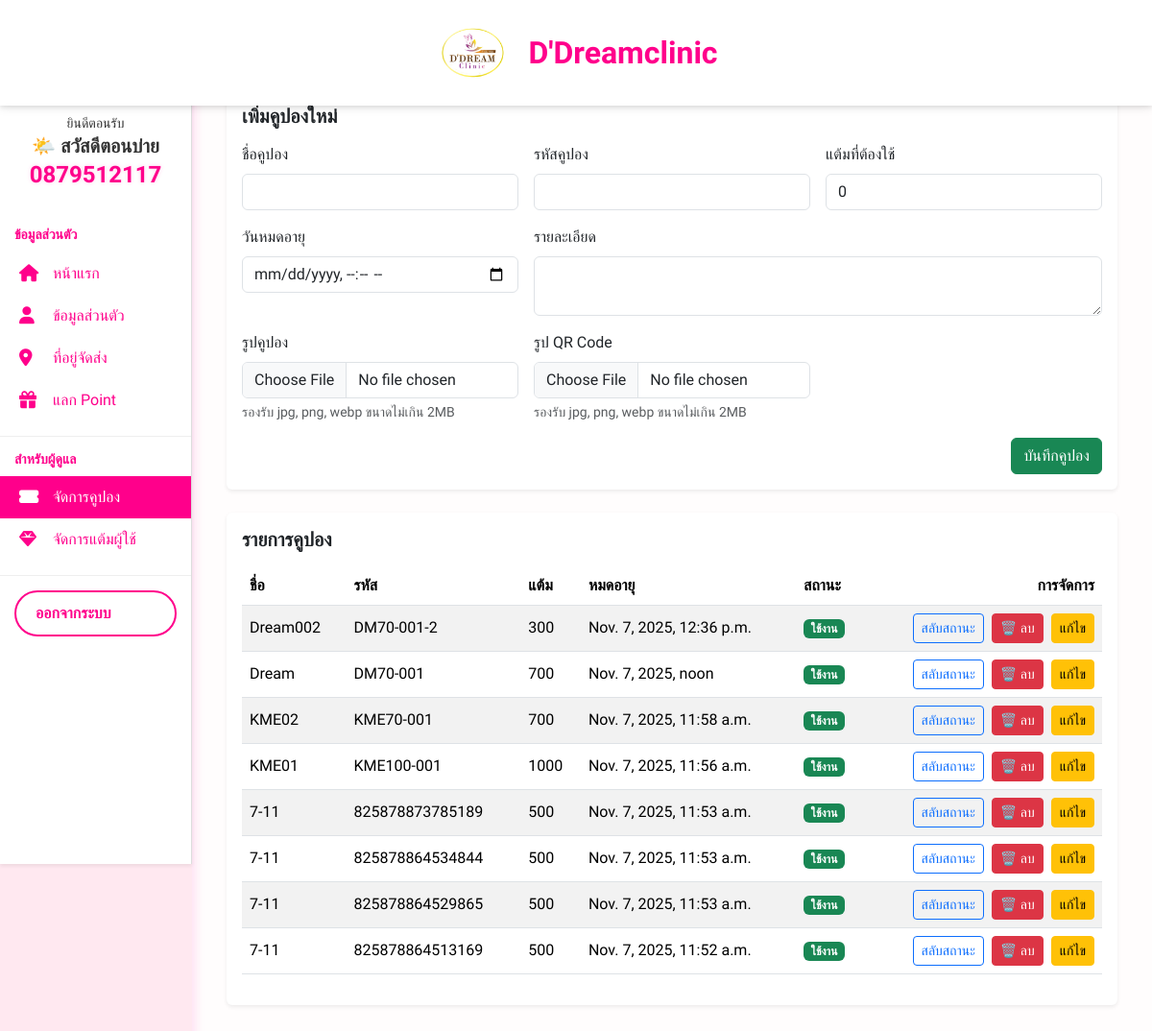
Before: /account/coupon/ (signed in) with the older database file.
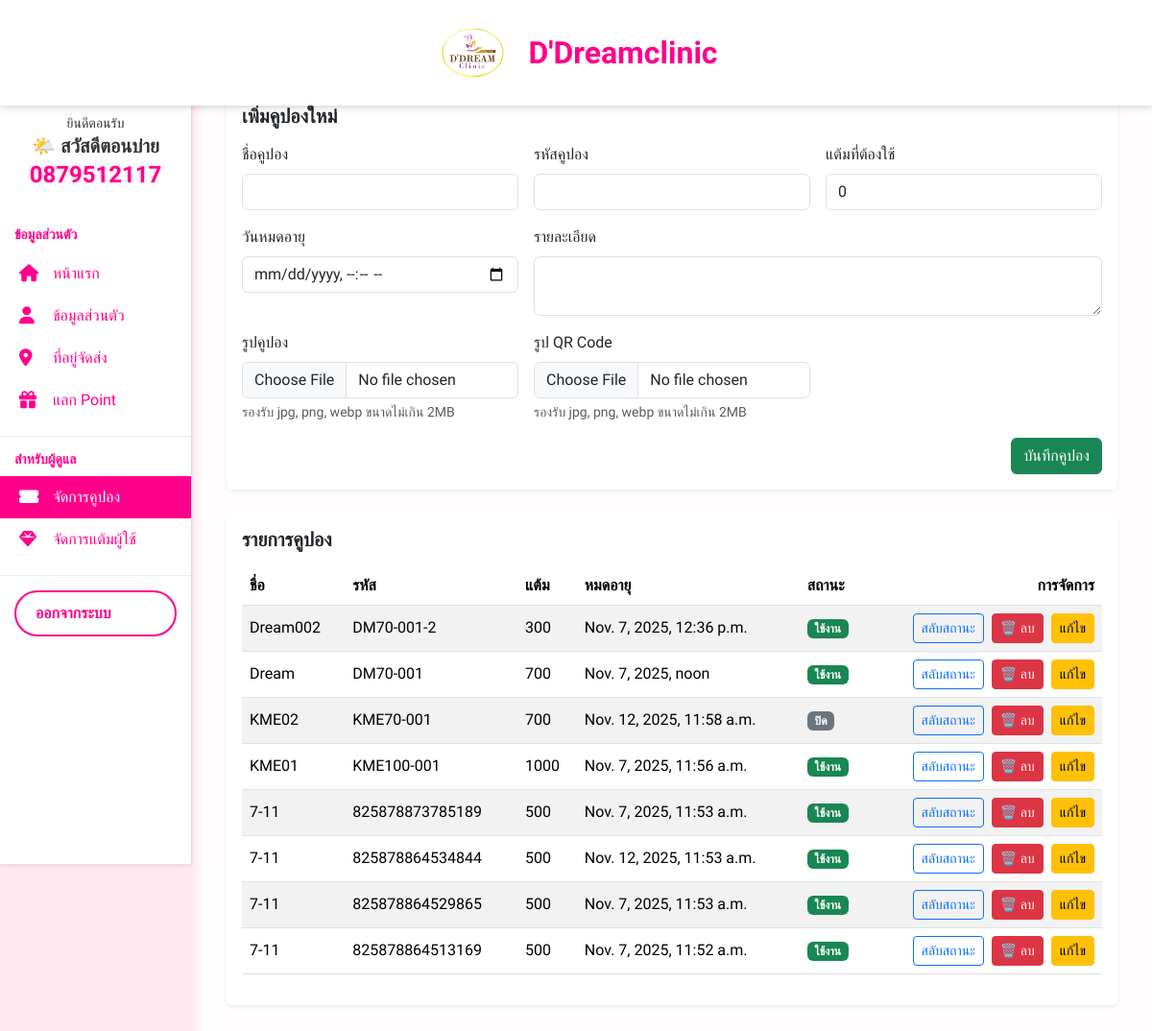
After: the same page with the newer database file.
### account/models.py (models this page shows, shortened)
class User(AbstractUser):
    phone = models.CharField(max_length=10, unique=True)
    username = models.CharField(max_length=150, blank=True, null=True)
    USERNAME_FIELD = 'phone'
    REQUIRED_FIELDS = []

class Coupon(models.Model):
    PERCENT = "PERCENT"
    FIXED   = "FIXED"
    DISCOUNT_TYPE_CHOICES = [
        (PERCENT, "เปอร์เซ็นต์"),
        (FIXED,   "จำนวนเงินคงที่"),
    ]
    name = models.CharField(max_length=100)
    code = models.CharField(max_length=40, unique=True, db_index=True)
    discount_type = models.CharField(max_length=10, choices=DISCOUNT_TYPE_CHOICES)
    discount_value = models.DecimalField(
        max_digits=10, decimal_places=2,
        validators=[MinValueValidator(0)]
    )
    percent_max_discount = models.DecimalField(
        max_digits=10, decimal_places=2, null=True, blank=True,
        help_text="จำกัดส่วนลดสูงสุดเมื่อเป็นเปอร์เซ็นต์ (ไม่บังคับ)"
    )
    min_spend = models.DecimalField(
        max_digits=10, decimal_places=2, default=0,
        validators=[MinValueValidator(0)]
    )
    starts_at = models.DateTimeField(default=timezone.now)
    ends_at   = models.DateTimeField(null=True, blank=True)
    active = models.BooleanField(default=True)
    note = models.CharField(max_length=255, blank=True)
    allowed_levels = models.JSONField(
        default=list,
        help_text="ตัวอย่าง: [\"SILVER\", \"GOLD\"]"
    )
    max_uses = models.PositiveIntegerField(null=True, blank=True, help_text="ทั้งหมดกี่ครั้ง (เว้นว่าง=ไม่จำกัด)")
    use_count = models.PositiveIntegerField(default=0)
    max_uses_per_user = models.PositiveIntegerField(null=True, blank=True, help_text="ต่อผู้ใช้กี่ครั้ง (เว้นว่าง=ไม่จำกัด)")
    stackable = models.BooleanField(default=False)
    required_points = models.PositiveIntegerField(default=0)
    created_at = models.DateTimeField(auto_now_add=True)
    updated_at = models.DateTimeField(auto_now=True)
    image = models.ImageField(
        upload_to="coupons/%Y/%m/",
        null=True, blank=True,
        validators=[FileExtensionValidator(["jpg","jpeg","png","webp"])],
    )
    image_code = models.ImageField(
        upload_to="coupons_qr/%Y/%m/",
        null=True, blank=True,
        validators=[FileExtensionValidator(["jpg","jpeg","png","webp"])],
    )
    is_deleted = models.BooleanField(default=False)
    class Meta:
        indexes = [
            models.Index(fields=["code"]),
            models.Index(fields=["active", "starts_at", "ends_at"]),
        ]

### account/view_coupon.py (the view, shortened to what this page needs)
# urls.py: path('coupon/', view_coupon.coupon_staff_view, name='coupon_staff'),
@login_required
@user_passes_test(lambda u: u.is_staff)
def coupon_staff_view(request):
    coupons = list(Coupon.objects.filter(is_deleted = False).order_by("-created_at"))
    now = timezone.now()  # ✅ เพิ่มตัวแปรเวลาสำหรับ template
    for c in coupons:
        c.expires_at = c.ends_at
        c.is_active = c.active
        c.is_expired = c.ends_at and c.ends_at < now
        c.is_fully_used = c.max_uses and c.use_count >= c.max_uses
    return render(
        request,
        "coupons/coupon_staff.html",
        {"coupons": coupons, "now": now},
    )

### templates/coupons/coupon_staff.html (shortened to what this page needs)
{% extends 'base/base.html' %}
{% block content %}
<div class="container py-4">
  <h4 class="fw-bold text-success mb-3">จัดการคูปอง (Staff)</h4>
  <div class="card border-0 shadow-sm mb-4">
    <div class="card-body">
      <h5 class="fw-bold mb-3">เพิ่มคูปองใหม่</h5>
      <form method="post" class="row g-3" enctype="multipart/form-data">
        <div class="col-md-4">
          <label class="form-label">ชื่อคูปอง</label>
          <input class="form-control" name="name" required>
        </div>
          <div class="col-md-4">
          <label class="form-label">รหัสคูปอง</label>
          <input class="form-control" name="code" required>
        </div>
        <div class="col-md-4">
          <label class="form-label">แต้มที่ต้องใช้</label>
          <input class="form-control" type="number" name="required_points" min="0" value="0" required>
        </div>
        <div class="col-md-4">
          <label class="form-label">วันหมดอายุ</label>
          <input class="form-control" type="datetime-local" name="expires_at" required>
        </div>
        <div class="col-md-8">
          <label class="form-label">รายละเอียด</label>
          <textarea class="form-control" rows="2" name="description"></textarea>
        </div>
        <div class="col-md-4">
          <label class="form-label">รูปคูปอง</label>
          <input class="form-control" type="file" name="image" accept="image/*">
          <div class="form-text">รองรับ jpg, png, webp ขนาดไม่เกิน 2MB</div>
        </div>
        <div class="col-md-4">
          <label class="form-label">รูป QR Code</label>
          <input class="form-control" type="file" name="image_qr" accept="image/*">
          <div class="form-text">รองรับ jpg, png, webp ขนาดไม่เกิน 2MB</div>
        </div>
        <div class="col-12 text-end">
          <button class="btn btn-success">บันทึกคูปอง</button>
        </div>
      </form>
    </div>
  </div>
  <div class="card border-0 shadow-sm">
    <div class="card-body">
      <h5 class="fw-bold mb-3">รายการคูปอง</h5>
      <div class="table-responsive">
        <table class="table table-striped align-middle">
          <thead>
            <tr>
              <th>ชื่อ</th>
              <th>รหัส</th>
              <th>แต้ม</th>
              <th>หมดอายุ</th>
              <th>สถานะ</th>
              <th class="text-end">การจัดการ</th>
            </tr>
          </thead>
          <tbody>
            {% for c in coupons %}
            <tr>
               <td>{{ c.name }}</td>
              <td>{{ c.code }}</td>
              <td>
                {% if c.required_points is not None %}
                  {{ c.required_points }}
                {% endif %}
              </td>
              <td>{{ c.expires_at }}</td>
              <td>
                {% if c.is_active %}
                  <span class="badge bg-success">ใช้งาน</span>
                {% else %}
                  <span class="badge bg-secondary">ปิด</span>
                {% endif %}
              </td>
              <td class="text-end">
                <div class="d-flex gap-2 justify-content-end flex-wrap">
                  <form method="post" class="d-inline">
                    <button class="btn btn-outline-primary btn-sm">สลับสถานะ</button>
                  </form>
              <form method="POST" style="display:inline;" onsubmit="return confirm('ยืนยันลบคูปองนี้หรือไม่?');">
                <button type="submit" class="btn btn-sm btn-danger">🗑️ ลบ</button>
              </form>
                <button type="button"
                      class="btn btn-sm btn-warning"
                      data-bs-toggle="modal"
                      data-bs-target="#editCouponModal"
                      data-id="{{ c.id }}"
                      data-name="{{ c.name }}"
                      data-code="{{ c.code }}"
                      data-required_points="{{ c.required_points }}"
                      data-expires_at="{{ c.expires_at|date:'Y-m-d\\TH:i' }}"
                      data-description="{{ c.note }}"
                      {% if c.image %}
                      data-image="{{ c.image.url }}"
                      {% endif %}
                      {% if c.image_code %}
                      data-image_code="{{ c.image_code.url }}"
                      {% endif %}>
                แก้ไข
              </button>
                </div>
              </td>
            </tr>
            {% empty %}
            <tr><td colspan="6" class="text-muted">ยังไม่มีคูปอง</td></tr>
            {% endfor %}
          </tbody>
        </table>
      </div>
    </div>
  </div>
</div>
{% endblock %}

### templates/base/base.html (shortened to what this page needs)
{% load static %}
<!DOCTYPE html>
<html lang="th">
<head>
  <link href="https://cdn.jsdelivr.net/npm/bootstrap@5.3.3/dist/css/bootstrap.min.css" rel="stylesheet">
  <link href="https://cdnjs.cloudflare.com/ajax/libs/font-awesome/6.4.2/css/all.min.css" rel="stylesheet">
</head>
<body>
  <nav class="navbar navbar-expand-lg navbar-main">
    {% include 'base/navbar.html' %}
  </nav>
  <main>
    <div class="d-flex">
      {% if '/account/' in request.path %}
        <aside class="sidebar-profile">
          {% include 'base/sidebar_profile.html' %}
        </aside>
      {% endif %}
      <div class="flex-grow-1 p-4">
        {% block content %}{% endblock %}
      </div>
    </div>
  </main>
</body>
</html>

### templates/base/navbar.html (shortened to what this page needs)
{% load static %}
<nav class="navbar navbar-expand-lg navbar-light bg-white shadow-sm">
  <div class="container-fluid d-flex align-items-center justify-content-between">
    <a class="navbar-brand d-flex align-items-center" href="#">
      <img src="/media/DM.jpg" alt="DM">
      <span class="ms-2 fw-bold">D'Dreamclinic</span>
    </a>
  </div>
</nav>

### templates/base/sidebar_profile.html (shortened to what this page needs)
{% load static %}
 <div class="main-content">
<div class="sidebar shadow-sm">
    <div class="p-3 rounded">
      <center><small>ยินดีตอนรับ</small>
      <h5 id="greeting" class="fw-bold mb-1">สวัสดี</h5>
      <h4 class="fw-bold text-pink">{{ user.phone|default:"099-XXX-XXXX" }}</h4>
</center>
    </div>
  <div class="sidebar-section">
    <h6>ข้อมูลส่วนตัว</h6>
    <a href="/account/dashboard/" class="{% if request.path == '/account/dashboard/' %}active{% endif %}">
      <i class="fa fa-home"></i> หน้าแรก
    </a>
    <a href="/account/profile/" class="{% if request.path == '/account/profile/' %}active{% endif %}">
      <i class="fa fa-user"></i> ข้อมูลส่วนตัว
    </a>
    <a href="/account/address/" class="{% if request.path == '/account/address/' %}active{% endif %}">
      <i class="fa fa-map-marker-alt"></i> ที่อยู่จัดส่ง
    </a>
    <a href="/account/redeem/" class="{% if request.path == '/account/redeem/' %}active{% endif %}">
      <i class="fa fa-gift"></i> แลก Point
    </a>
  </div>
  {% if user.is_staff or user.is_superuser %}
  <div class="sidebar-section">
    <h6>สำหรับผู้ดูแล</h6>
    <a href="/account/coupon/" class="{% if request.path == '/account/coupon/' %}active{% endif %}">
      <i class="fa fa-ticket-alt"></i> จัดการคูปอง
    </a>
    <a href="/account/staff/points/" class="{% if request.path == '/account/staff/points/' %}active{% endif %}">
      <i class="fa fa-gem"></i> จัดการแต้มผู้ใช้
    </a>
  </div>
  {% endif %}
  <a href="/account/logout/" class="logout-btn">ออกจากระบบ</a>
</div>
</div>

### templates/base/base.html (style rules this page uses)
body { font-family: 'Prompt', sans-serif; background: linear-gradient(180deg, #fff4f8 0%, #ffffff 85%); color: #333; min-height: 100vh; margin: 0; }
.navbar-main { background: linear-gradient(90deg, #ff0077, #ff4fa5); box-shadow: 0 4px 12px rgba(255, 0, 139, 0.25); color: white; z-index: 1000; }
.sidebar-profile { background: #ffe8f0; box-shadow: 3px 0 10px rgba(255, 102, 200, 0.2); min-height: 100vh; transition: all 0.3s ease-in-out; }
main { background: #fffdfd; border-radius: 1rem 0 0 0; flex-grow: 1; transition: all 0.3s ease-in-out; }
.text-pink { color: #ff008b !important; }

### templates/base/navbar.html (style rules this page uses)
.navbar { background-color: #ffffff; height: 110px; padding-top: 20px; padding-bottom: 20px; position: fixed; top: 0; left: 0; width: 100%; z-index: 1100; box-shadow: 0 2px 10px rgba(0, 0, 0, 0.1); }
.navbar-brand { position: absolute; left: 50%; transform: translateX(-50%); display: flex; align-items: center; justify-content: center; gap: 10px; }
.navbar-brand img { height: 80px !important; width: auto; }
.navbar-brand span { font-size: 2rem; color: #ff008b !important; font-weight: 700; }

### templates/base/sidebar_profile.html (style rules this page uses)
.sidebar { width: 200px; background-color: #ffffff; border-right: 1px solid #ddd; min-height: 100vh; position: fixed; left: 0; top: 100px; z-index: 1040; overflow-y: auto; padding-bottom: 80px; }
.sidebar-section { padding: 15px 0; border-bottom: 1px solid #eee; }
.sidebar-section h6 { font-weight: bold; color: #555; font-size: 14px; margin-left: 15px; margin-bottom: 10px; }
.sidebar a { display: flex; align-items: center; padding: 10px 20px; color: #333; text-decoration: none; transition: all 0.2s ease; }
.sidebar a:hover, .sidebar a.active { background-color: #e9f8ec; color: #198754; }
.sidebar a i { width: 25px; font-size: 18px; color: #ff008b; margin-right: 10px; }
.logout-btn { margin: 15px; border: 2px solid #198754; color: #ffffff; font-weight: bold; border-radius: 25px; padding: 10px 0; transition: all 0.3s ease; text-align: center; text-decoration: none; }
@media (min-width: 992px) { .main-content { margin-left: 160px; padding: 20px; transition: margin-left 0.3s ease; } }
@media (min-width: 992px) { :root { --pink-color: #ff008b; } }
@media (min-width: 992px) { .sidebar a, .sidebar-section h6, .logout-btn, .footer-menu a span, .footer-menu a i { color: var(--pink-color) !important; } }
@media (min-width: 992px) { .sidebar a:hover, .sidebar a.active { background-color: var(--pink-color) !important; color: white !important; } }
@media (min-width: 992px) { .sidebar a:hover i, .sidebar a.active i { color: white !important; } }
@media (min-width: 992px) { .logout-btn { border: 2px solid var(--pink-color) !important; color: var(--pink-color) !important; } }
.text-pink { color: #ff008b !important; font-weight: 700; text-shadow: 0 0 4px rgba(255, 102, 200, 0.3); }

Changed rows visible on the page:
changed Coupon "KME02": expires_at "Nov. 7, 2025, 11:58 a.m." → "Nov. 12, 2025, 11:58 a.m."; text "ใช้งาน" → "ปิด"
changed Coupon: expires_at "Nov. 7, 2025, 11:53 a.m." → "Nov. 12, 2025, 11:53 a.m."
